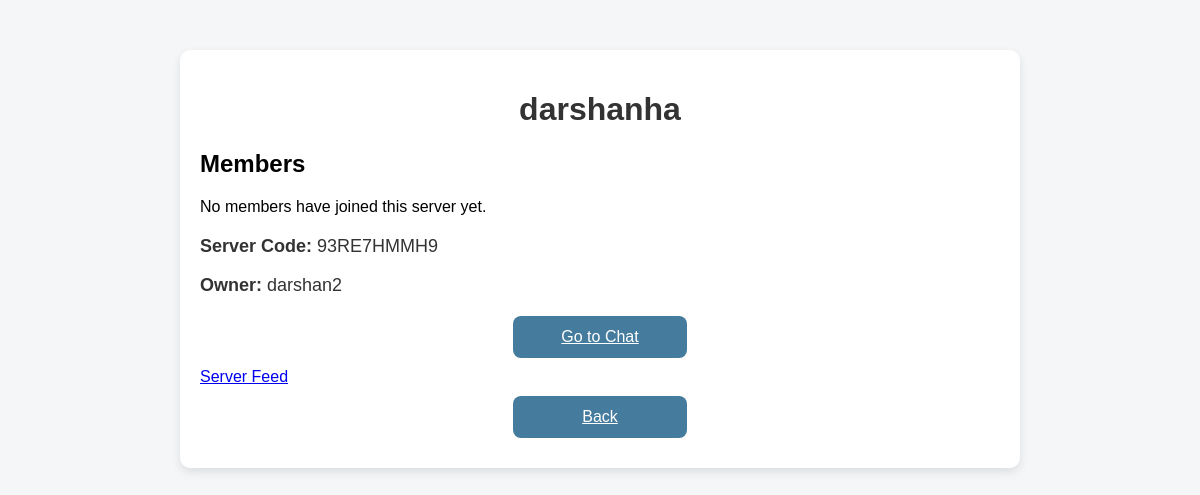
/server/1 (signed in), run on the app's committed database.
### app.py (models this page shows, shortened)
class Server(db.Model):
    __tablename__ = 'server'
    id = db.Column(db.Integer, primary_key=True)
    name = db.Column(db.String(50), nullable=False)
    owner_id = db.Column(db.Integer, db.ForeignKey('user.id'), nullable=False)
    code = db.Column(db.String(10), unique=True, nullable=False)  # Ensure the code is unique
    owner = db.relationship('User', backref='servers')
    members = db.relationship('User', secondary='server_members', backref='joined_servers')

class User(db.Model):
    id = db.Column(db.Integer, primary_key=True)
    username = db.Column(db.String(50), unique=True, nullable=False)
    email = db.Column(db.String(120), unique=True, nullable=False)
    profile_pic = db.Column(db.String(120), nullable=True)
    password_hash = db.Column(db.String(128))
    webinars = db.relationship('Webinar', backref='creator', lazy=True)
    gpa_class_9 = db.Column(db.String(5), nullable=True)
    gpa_class_10 = db.Column(db.String(5), nullable=True)
    gpa_class_11 = db.Column(db.String(5), nullable=True)
    gpa_class_12 = db.Column(db.String(5), nullable=True)
    sat_score = db.Column(db.String(10), nullable=True)
    gpa = db.Column(db.String(5), nullable=True)
    eca = db.Column(db.String(120), nullable=True)
    essay = db.Column(db.Text, nullable=True)
    universities_to_apply = db.Column(db.Text, nullable=True)  # Comma-separated list of universities
    universities_applied = db.Column(db.Text, nullable=True)   # Comma-separated list of universities
    universities_studying = db.Column(db.String(120), nullable=True)  # Currently studying at
    major_subject = db.Column(db.String(100), nullable=True)
    minor_subject = db.Column(db.String(100), nullable=True)
    stars_received = db.Column(db.Integer, default=0)
    friends = db.relationship(
        'User',
        secondary=friends,
        primaryjoin=(friends.c.user_id == id),
        secondaryjoin=(friends.c.friend_id == id),
        backref=db.backref('user_friends', lazy='dynamic'),
        lazy='dynamic'
    )

### app.py (the view)
@app.route('/server/<int:server_id>')
def server(server_id):
    if 'username' not in session:
        return redirect(url_for('login'))
    current_user = User.query.filter_by(username=session['username']).first()
    server = Server.query.get_or_404(server_id)
    if current_user not in server.members and current_user != server.owner:
        return "Access Denied: You do not have permission to view this server.", 403
    return render_template('server.html', server=server, members=server.members)

### app.py (called while the page is built)
def get_current_user():
    if 'username' in session:
        return User.query.filter_by(username=session['username']).first()
    return None

@app.before_request
def before_request():
    g.current_user = get_current_user()

### templates/server.html (shortened to what this page needs)
<!doctype html>
<html lang="en">
<head>
</head>
<body>
<div class="container">
    <h1>{{ server.name }}</h1>
    <h2>Members</h2>
    {% if not members %}
        <p>No members have joined this server yet.</p>
    {% endif %}
    <div class="server-info">
        <p><strong>Server Code:</strong> {{ server.code }}</p>
        <p><strong>Owner:</strong> {{ server.owner.username }}</p>
    </div>
    <a href="{{ url_for('server_chat', server_id=server.id) }}" class="btn">Go to Chat</a>
    <a href="{{ url_for('server_feed', server_id=server.id) }}">Server Feed</a>
    <a href="{{ url_for('servers') }}" class="btn">Back</a>
</div>
</body>
</html>

### templates/server.html (style rules this page uses)
body { font-family: Arial, sans-serif; background-color: #f4f6f8; margin: 0; padding: 0; }
.container { max-width: 800px; margin: 50px auto; padding: 20px; background-color: #fff; border-radius: 10px; box-shadow: 0 4px 10px rgba(0, 0, 0, 0.1); }
h1 { text-align: center; color: #333; }
.server-info { margin: 20px 0; }
.server-info p { font-size: 18px; color: #333; }
.btn { background-color: #457b9d; color: white; padding: 12px; border: none; border-radius: 8px; cursor: pointer; font-size: 16px; transition: background-color 0.2s ease, transform 0.2s ease; display: block; margin: 10px auto; width: 150px; text-align: center; }

### data on the page
Server: name "darshanha", code "93RE7HMMH9"
User: owner.username "darshan2"
